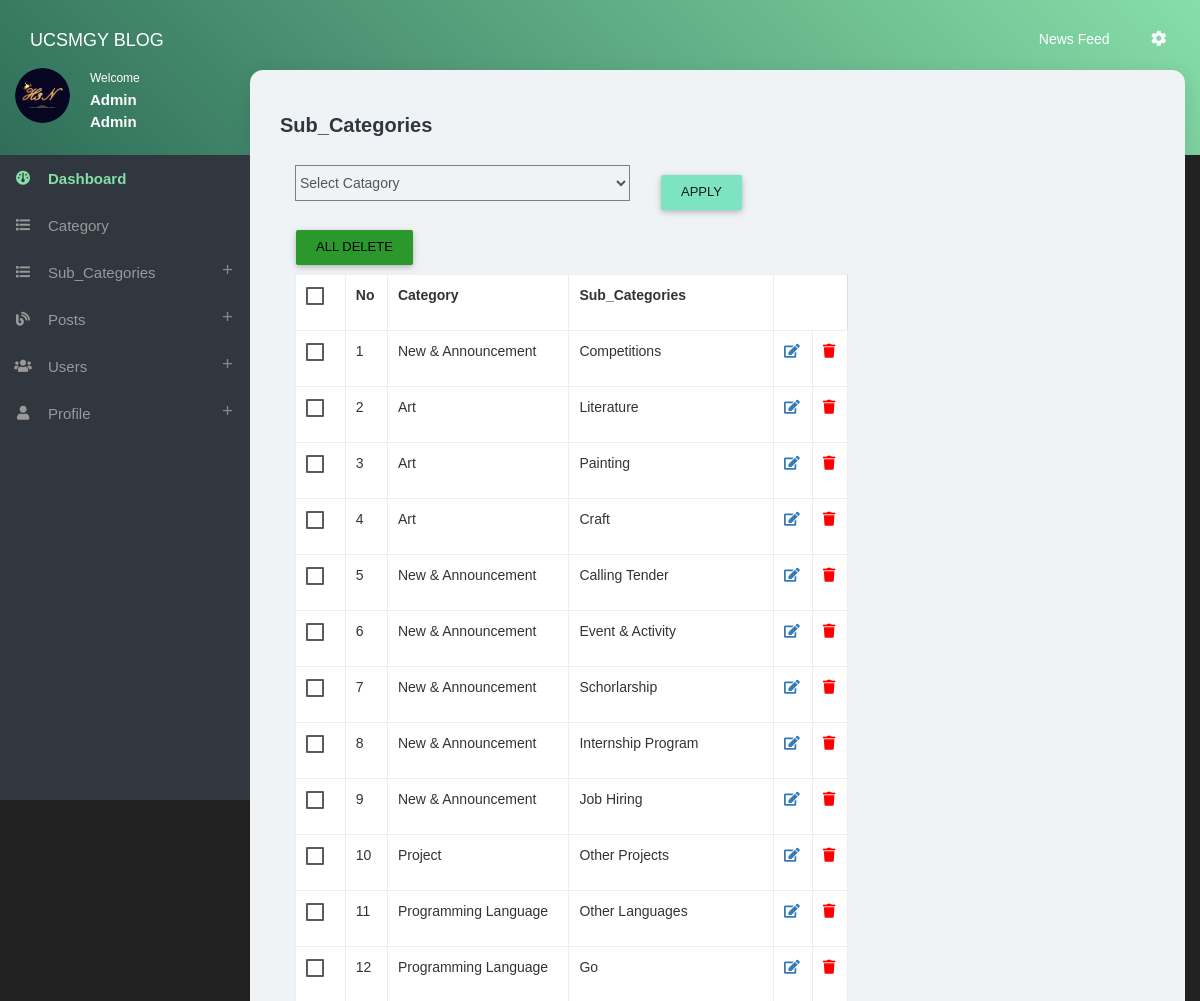
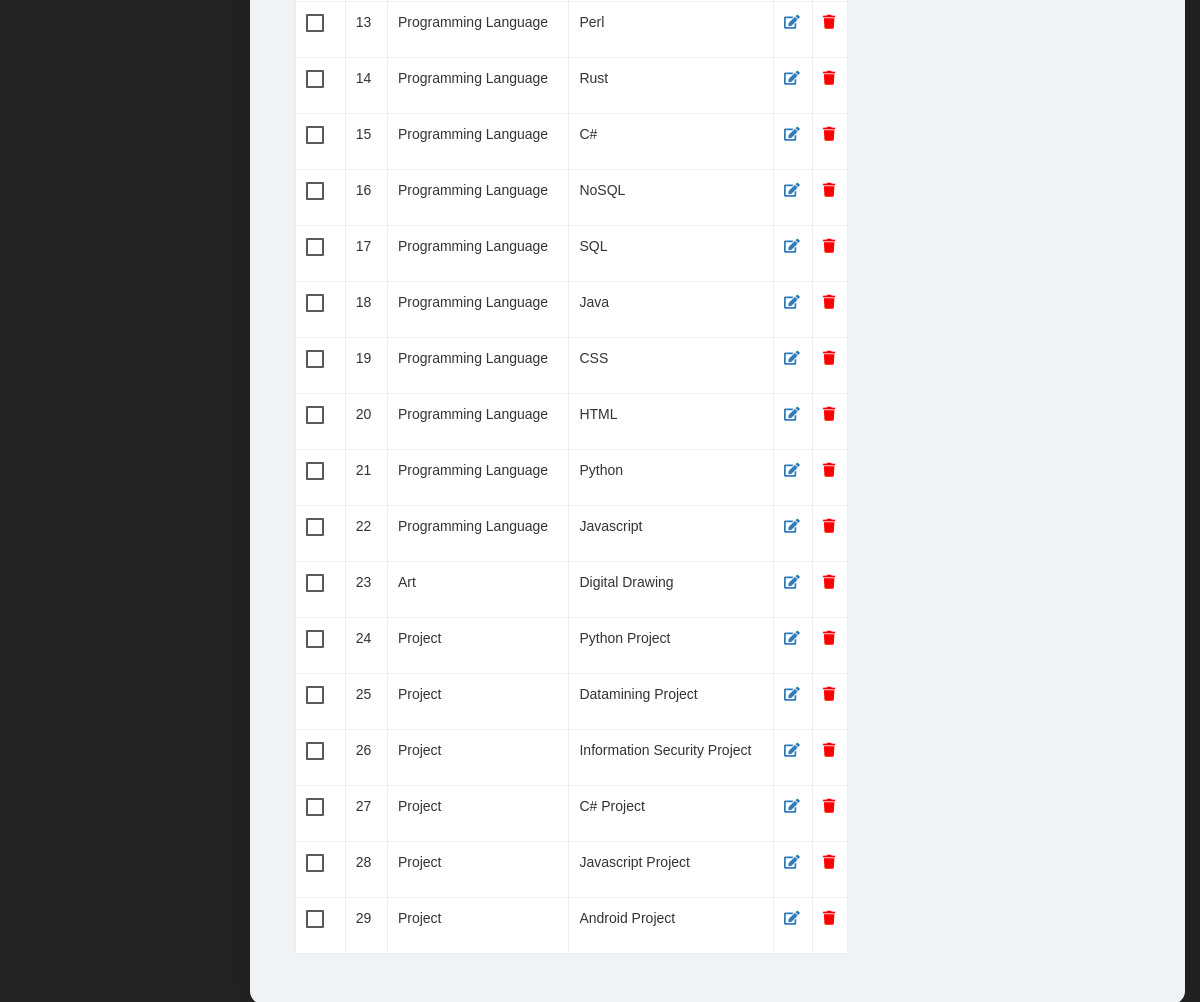
Screenshot of /admin/categories.php (signed in) with the database file from the repository (2 pictures, top to bottom).
### tables this page shows
CREATE TABLE `users` (
  `id` int(11) NOT NULL,
  `unique_id` int(200) NOT NULL,
  `username` varchar(100) NOT NULL,
  `email` varchar(100) NOT NULL,
  `email_verified` varchar(100) NOT NULL,
  `password` varchar(100) NOT NULL,
  `user_role` varchar(30) NOT NULL DEFAULT 'Writer',
  `date` datetime NOT NULL,
  `image` varchar(255) NOT NULL,
  `status` varchar(255) NOT NULL,
  `follower_number` int(11) NOT NULL
);

CREATE TABLE `categories` (
  `cat_id` int(11) NOT NULL,
  `blog_postid` int(11) NOT NULL,
  `cat_title` varchar(100) NOT NULL
);

CREATE TABLE `blog_group` (
  `Blog_id` int(11) NOT NULL,
  `Blog_Name` varchar(30) NOT NULL,
  `Post_Number` int(11) NOT NULL
);

### admin/function.php (called while the page is built, shortened)
<?php
	function escape($string){
		global $con;
		return mysqli_real_escape_string($con,$string);
	}
?>

### admin/include_admin/view_all_categories.php (the view, shortened to what this page needs)
<div class="body">
	<div class="row">
		<form class="search_form" method="get" action="categories.php" >
			<div class="col-md-5">
				<select name="blog_postcategoryid" id="" class="form-control show-tick" style="border:solid 1.5px grey;">
					<option value="">Select Catagory</option>
						<?php
						$sql = "SELECT * FROM blog_group";
						?>
				</select>
			</div>
			<div class="col-md-6">
				<input type="submit" name="" value="Apply" class="btn btn-raised" style="background-color:#7ee3c1;">
			</div>
		</form>
	</div>
	<form method="post">
		<div class="row">
			<div class="col-md-8">
				<input type="submit" name="alldelete" value="ALL DELETE" class="btn btn-success" style="color:black;" onclick="return confirm('Are You Sure You Want To Delete?');">
			</div>
		</div>
		<div class="row">
			<div class="col-md-8">
				<table class="table table-bordered" style="background-color:#ffffff">
					<tr>
						<th>
				 			<div class="form-check">
	            					<label class="form-check-label" for="js">
	               				</label>
	        				</div>
						</th>
						<th>No</th>
						<th>Category</th>
						<th>Sub_Categories</th>
					</tr>
						<?php
						if(isset($_GET['blog_postcategoryid'])) {
				            $sql = "SELECT *,ROW_NUMBER() OVER (ORDER BY cat_id DESC) AS row_num FROM categories  WHERE blog_postid = $selected_blog";
				        }else{
						$sql = "SELECT *,ROW_NUMBER() OVER (ORDER BY cat_id DESC) AS row_num FROM categories";
						}
						$result = mysqli_query($con,$sql);
				        while ($row = mysqli_fetch_assoc($result)) {
				        	$row_num = escape($row['row_num']);
				        	$cat_id = escape($row['cat_id']);
				        	$blog_postid = escape($row['blog_postid']);
				        	$cat_title = escape($row['cat_title']);
				    	?>
					<tr>
						<td>
							<div class="form-check">
		            			<label class="form-check-label" for="<?php echo $cat_id ?>">
		               				</label>
	        				</div>
						</td>
						<td><?php echo $row_num; ?></td>
						<td>
							<?php
							$sql ="SELECT * FROM blog_group WHERE Blog_id=$blog_postid";
							$select_category_blog = mysqli_query($con,$sql);
		        			$row = mysqli_fetch_assoc($select_category_blog);
		        			echo $row['Blog_Name'];
							?>
						</td>
						<td><?php echo $cat_title; ?></td>
						<td>
							<a href="categories.php?source=edit_category&cat_id=<?php echo $cat_id ?>"><i class="fas fa-edit"></i></a>
						</td>
						<td>
							<a href="categories.php?delete=<?php echo $cat_id ?>" style="color: red;" onclick="return confirm('Are You Sure You Want To Delete?');"><i class="fas fa-trash"></i></a>
						</td>
					</tr>
					<?php
					}
				 	?>
				</table>
			</div>
		</div>
	</form>
</div>

### admin/include_admin/upper.php (shortened to what this page needs)
<?php require_once 'db.php'; ?>
<?php require_once 'function.php' ?>
<?php
$id = $_SESSION['USER']->id;
$query=mysqli_query($con, "SELECT * FROM `users` WHERE id = '$id'") or die(mysqli_error());
if(mysqli_num_rows($query) > 0){
    $fetch = mysqli_fetch_assoc($query);
}
?>
<!DOCTYPE html>
<html class=" ">
<head>
    <link href="assets/plugins/pace/pace-theme-flash.css" rel="stylesheet" type="text/css" media="screen"/>
    <link href="assets/plugins/bootstrap/css/bootstrap.min.css" rel="stylesheet" type="text/css"/>
    <link href="assets/plugins/bootstrap/css/bootstrap-theme.min.css" rel="stylesheet" type="text/css"/>
    <link href="assets/fonts/font-awesome/css/font-awesome.css" rel="stylesheet" type="text/css"/>
    <link href="assets/css/animate.min.css" rel="stylesheet" type="text/css"/>
    <link href="assets/plugins/perfect-scrollbar/perfect-scrollbar.css" rel="stylesheet" type="text/css"/>
    <link href="assets/plugins/jvectormap/jquery-jvectormap-2.0.1.css" rel="stylesheet" type="text/css" media="screen"/>
    <link href="assets/css/style.css" rel="stylesheet" type="text/css"/>
    <link href="assets/css/responsive.css" rel="stylesheet" type="text/css"/>
    <link rel="stylesheet" href="dashboard_assets/plugins/bootstrap/css/bootstrap.min.css" />
    <link rel="stylesheet" href="dashboard_assets/css/main.css">
    <link rel="stylesheet" href="dashboard_assets/css/themes/all-themes.css"/>
    <link rel="stylesheet" href="https://cdnjs.cloudflare.com/ajax/libs/font-awesome/6.2.1/css/all.min.css"/>
    <link rel="stylesheet" href="dashboard_assets/css/sb-admin.css">
    <link rel="stylesheet" href="https://use.fontawesome.com/releases/v5.3.1/css/all.css">
</head>
<body class="theme-cyan">
    <div id="morphsearch" class="morphsearch">
        <form class="morphsearch-form">
            <div class="form-group m-0">
                <input value="" type=" " placeholder="" class="morphsearch-input" />
            </div>
        </form>
    </div>
    <nav class="navbar clearHeader">
        <div class="col-12">
            <div class="navbar-header"> <a href="javascript:void(0);" class="bars"></a> <a class="navbar-brand" href="index.html">UCSMGY BLOG</a> </div>
            <ul class="nav navbar-nav navbar-right">
               <li><a href="../Publish_User/index.php" class="js-right-sidebar" data-close="true">News Feed&nbsp;&nbsp;</a></li>
               <li><a href="javascript:void(0);" class="js-right-sidebar" data-close="true"><i class="zmdi zmdi-settings"></i></a></li>
           </ul>
       </div>
    </nav>
<section>
    <aside id="leftsidebar" class="sidebar">
        <div class="user-info">
            <?php
            if($fetch['image'] == ''){
                ?>
                <div class="admin-image">  <img src="../img/default_u.jpg" alt="user-image" class="img-circle img-inline"></div>
                <?php
            }else{
                ?>
                <div class="admin-image">  <img src="../profile/<?php echo $fetch['image']; ?>" alt="user-image" class="img-circle img-inline"></div>
                <?php
            }
            ?>
            <div class="admin-action-info"> <span>Welcome</span>
                <h3><span><?php echo $fetch['username']; ?> </span></h3>
                <h3><span><?php echo $fetch['user_role']; ?> </span></h3>
            </div>
        </div>
        <div class="menu">
            <ul class="list">
                <?php
                $id = $_SESSION['USER']->id;
                $sql = "SELECT * FROM users WHERE id=$id";
                $result = mysqli_query($con,$sql);
                $row = mysqli_fetch_assoc($result);
                $user_role = $row['user_role'];
                if($user_role == 'Admin'){
                ?>
                <li class="active open"><a href="index.php">
                    <i class="fa fa-dashboard"></i>
                    <span>Dashboard</span></a>
                </li>
                <li><a href="admin_blogs.php">
                    <i class="fa fa-list"></i>
                    <span style="color:#999;">Category</span> </a>
                </li>
                <li ><a href="javascript:void(0);" class="menu-toggle">
                    <i class="fa fa-list"></i><span>Sub_Categories</span> </a>
                </li>
                <?php
                    }
                ?>
                <?php
                if($user_role != 'Public User'){
                ?>
                <li><a href="javascript:void(0);" class="menu-toggle">
                    <i class="fa fa-blog"></i><span>Posts</span> </a>
                </li>
                <?php
                    }
                ?>
                <?php
                if($user_role == 'Admin'){
                ?>
                <li>
                    <a href="javascript:void(0);" class="menu-toggle">
                    <i class="fa fa-users"></i><span>Users</span> </a>
                </li>
                <?php
                    }
                ?>
                <li>
                    <a href="javascript:void(0);" class="menu-toggle">
                    <i class="fa fa-user"></i><span>Profile</span></a>
                </li>
            </ul>
        </div>
    </aside>
</section>

### admin/categories.php (shortened to what this page needs)
<?php include_once "include_admin/upper.php"; ?>
<section class="content home">
    <div class="container-fluid">
       <div class="block-header">
            <div class="d-sm-flex justify-content-between">
                <div>
                    <h2>Sub_Categories</h2>
                </div>
            </div>
        </div>
        <div class="col-lg-12">
            <?php
            $user_role = $fetch['user_role'];
            if ( $user_role == 'Author') {
                echo "<script> alert('ONLY ADMIN CAN DO');
                window.location.href='./index.php'; </script>";
            }
            elseif ($user_role == 'Admin') {
            ?>
                <?php
                if (isset($_GET['source'])) {
                    $source =$_GET['source'];
                }else{
                    $source ="";
                }
                switch ($source) {
                    default:
                    include_once "include_admin/view_all_categories.php";
                }
                ?>
        </div>
            <?php
                }
            ?>
    </div>
</section>
<?php include_once "include_admin/lower.php"; ?>

### admin/include_admin/lower.php (shortened to what this page needs)
    </body>
</html>

### admin/dashboard_assets/css/themes/all-themes.css (style rules this page uses)
.theme-cyan .navbar-brand { color: #fff; }
.theme-cyan .nav > li > a { color: #fff; }
.theme-cyan .sidebar .menu .list li.active { background-color: transparent; }
.theme-cyan .sidebar .menu .list li.active >:first-child i, .theme-cyan .sidebar .menu .list li.active >:first-child span, .theme-cyan .morphsearch .dummy-column h2 { color: #87dea8; }
.theme-cyan .sidebar .menu .list .toggled { background-color: transparent; }

### admin/dashboard_assets/css/sb-admin.css (style rules this page uses)
body { margin-top: 100px; background-color: #222; }
@media (min-width:768px) { body { margin-top: 50px; } }

### rows the page displays
users: image (picture), username "Admin", user_role "Admin"
categories: row_num "1", blog_postid.Blog_Name "New & Announcement", cat_title "Competitions"
categories: row_num "2", blog_postid.Blog_Name "Art", cat_title "Literature"
categories: row_num "3", blog_postid.Blog_Name "Art", cat_title "Painting"
categories: row_num "4", blog_postid.Blog_Name "Art", cat_title "Craft"
categories: row_num "5", blog_postid.Blog_Name "New & Announcement", cat_title "Calling Tender"
categories: row_num "6", blog_postid.Blog_Name "New & Announcement", cat_title "Event & Activity"
categories: row_num "7", blog_postid.Blog_Name "New & Announcement", cat_title "Schorlarship"
categories: row_num "8", blog_postid.Blog_Name "New & Announcement", cat_title "Internship Program"
categories: row_num "9", blog_postid.Blog_Name "New & Announcement", cat_title "Job Hiring"
categories: row_num "10", blog_postid.Blog_Name "Project", cat_title "Other Projects"
categories: row_num "11", blog_postid.Blog_Name "Programming Language", cat_title "Other Languages"
categories: row_num "12", blog_postid.Blog_Name "Programming Language", cat_title "Go"
categories: row_num "13", blog_postid.Blog_Name "Programming Language", cat_title "Perl"
categories: row_num "14", blog_postid.Blog_Name "Programming Language", cat_title "Rust"
categories: row_num "15", blog_postid.Blog_Name "Programming Language", cat_title "C#"
categories: row_num "16", blog_postid.Blog_Name "Programming Language", cat_title "NoSQL"
categories: row_num "17", blog_postid.Blog_Name "Programming Language", cat_title "SQL"
categories: row_num "18", blog_postid.Blog_Name "Programming Language", cat_title "Java"
categories: row_num "19", blog_postid.Blog_Name "Programming Language", cat_title "CSS"
categories: row_num "20", blog_postid.Blog_Name "Programming Language", cat_title "HTML"
categories: row_num "21", blog_postid.Blog_Name "Programming Language", cat_title "Python"
categories: row_num "22", blog_postid.Blog_Name "Programming Language", cat_title "Javascript"
categories: row_num "23", blog_postid.Blog_Name "Art", cat_title "Digital Drawing"
categories: row_num "24", blog_postid.Blog_Name "Project", cat_title "Python Project"
categories: row_num "25", blog_postid.Blog_Name "Project", cat_title "Datamining Project"
categories: row_num "26", blog_postid.Blog_Name "Project", cat_title "Information Security Project"
categories: row_num "27", blog_postid.Blog_Name "Project", cat_title "C# Project"
categories: row_num "28", blog_postid.Blog_Name "Project", cat_title "Javascript Project"
categories: row_num "29", blog_postid.Blog_Name "Project", cat_title "Android Project"
